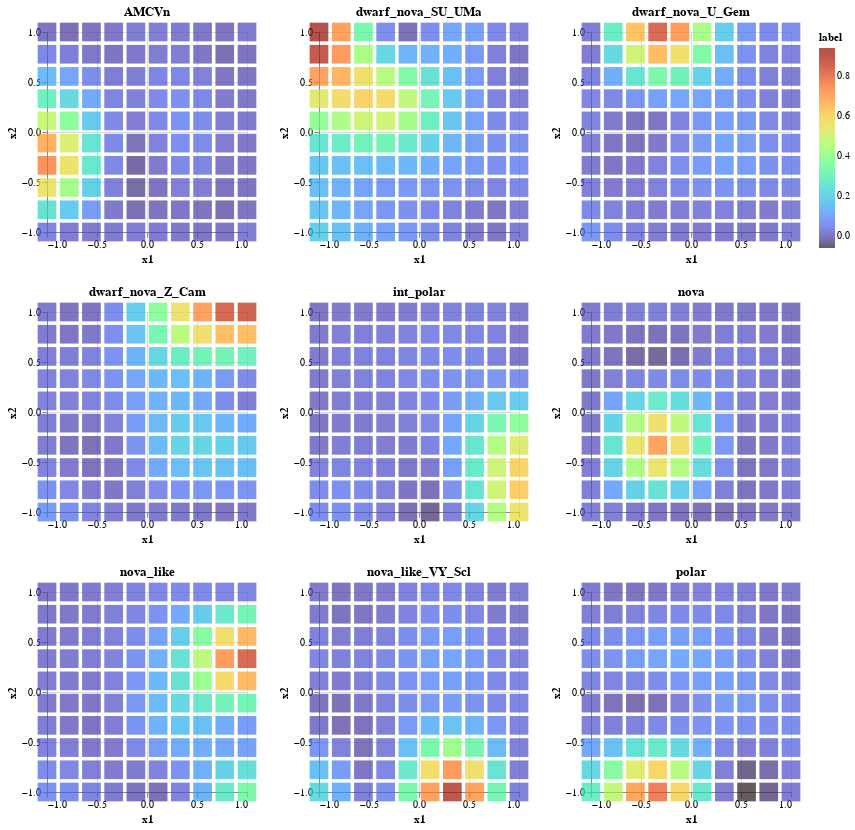

The code cell stored with this chart in its notebook:
### Code cell
from sklearn.preprocessing import MinMaxScaler,StandardScaler

# matY has shape n_dimensions (number of features) * n_nodes in latent space. 
# Manifold in n-dimensional space (projection of matX in data space); 
# A point matY[:,i] is a center of a Gaussian component i on the manifold in data space. Y=WΦT
# Location of each node in the high dimensional space.
# It is related to the actual probability space through Y=W*phi(transpose).
# We therefore need to normalise the matrix to show the strength of a node's association to a given class relative to the other nodes.
refvect = gtm_model.matY

# refvect = MinMaxScaler().fit_transform(refvect.T).T
refvect = scaler.inverse_transform(refvect.T).T


# Here we are plotting matX, the coordinates of the nodes in the 2D space. We will colour code them based on 'label'. So this will be a
# grid of pixels in 2D space that is colour coded by some parameter.
def plot_ref_vect(gtm_matX,label,title,fig_size=(200,200)):
    dfmap = pd.DataFrame(gtm_matX, columns=["x1", "x2"])
    dfmap['label'] = label
    map = alt.Chart(dfmap).mark_square().encode(
        x='x1',
        y='x2',
        color=alt.Color('label:Q',
                        #scale=alt.Scale(scheme='viridis')),
                        scale=alt.Scale(scheme='turbo')),
        size=alt.value(350),
        tooltip=['x1','x2', 'label:Q'],
        #opacity='density'
    ).properties(title = title,width = fig_size[0], height = fig_size[1])
    return map
# %%

# Here we save into variables plots for each of the classes. The colour coding is based on matY. matY defines the central
# position of each Gaussian (node) in feature, or in this case class probability, space. 
gtm_refvect0 = plot_ref_vect(gtm_model.matX,label=refvect[0,:],title=labels2[0])
gtm_refvect1 = plot_ref_vect(gtm_model.matX,label=refvect[1,:],title=labels2[1])
gtm_refvect2 = plot_ref_vect(gtm_model.matX,label=refvect[2,:],title=labels2[2])
gtm_refvect3 = plot_ref_vect(gtm_model.matX,label=refvect[3,:],title=labels2[3])
gtm_refvect4 = plot_ref_vect(gtm_model.matX,label=refvect[4,:],title=labels2[4])
gtm_refvect5 = plot_ref_vect(gtm_model.matX,label=refvect[5,:],title=labels2[5])
gtm_refvect6 = plot_ref_vect(gtm_model.matX,label=refvect[6,:],title=labels2[6])
gtm_refvect7 = plot_ref_vect(gtm_model.matX,label=refvect[7,:],title=labels2[7])
gtm_refvect8 = plot_ref_vect(gtm_model.matX,label=refvect[8,:],title=labels2[8])

gtm_refs_top = gtm_refvect0 |  gtm_refvect1 |  gtm_refvect2 
gtm_refs_middle = gtm_refvect3 | gtm_refvect4 | gtm_refvect5
gtm_refs_bottom = gtm_refvect6 | gtm_refvect7 | gtm_refvect8 
alt.vconcat(gtm_refs_top, gtm_refs_middle, gtm_refs_bottom)
# %%
